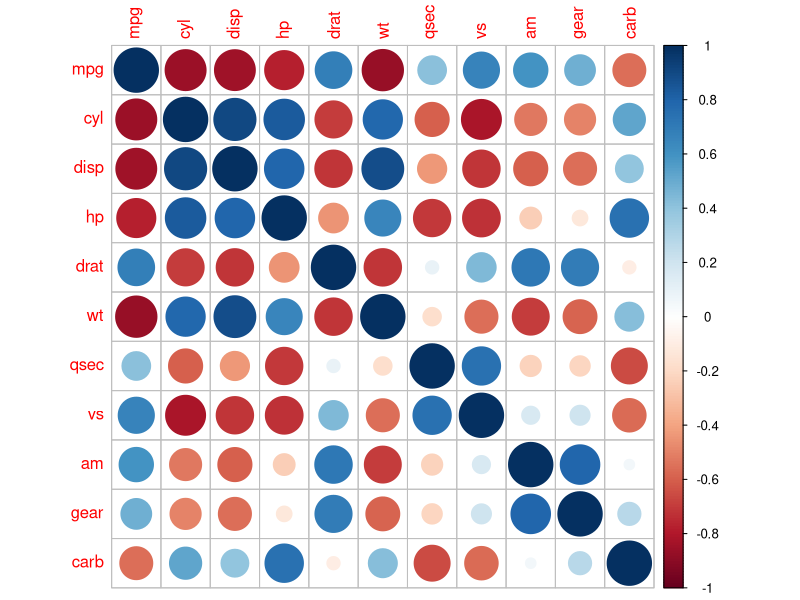
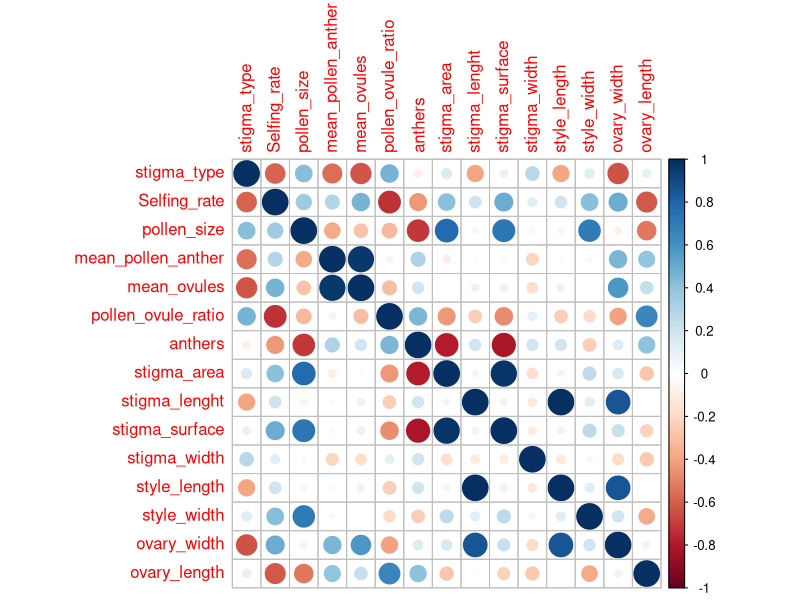
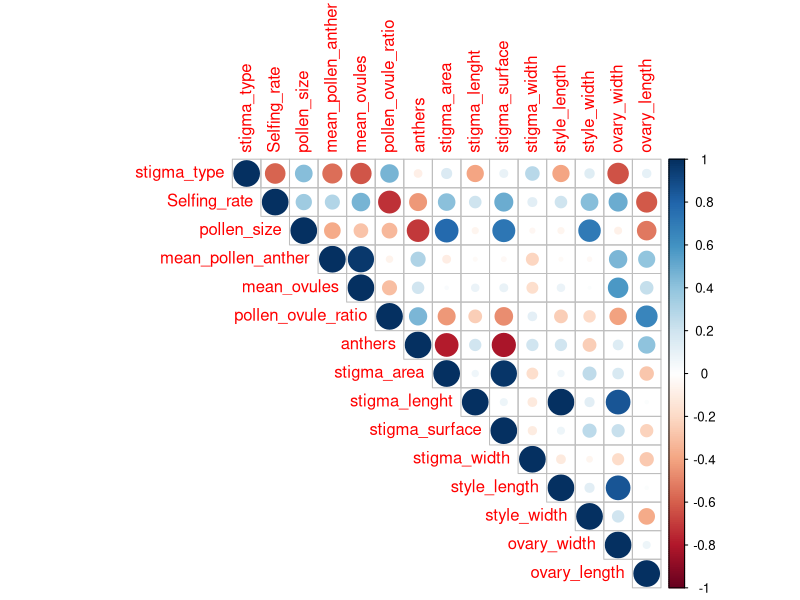

Generate these figures, in order, with R:
#install.packages("corrplot")
library(corrplot)

#I'm going to try to show our traits on this way
M <- cor(mtcars)
corrplot(M, method = "circle")

#We can kill two birds with one stone, showing the correlation and all the traits


a <- read.csv("Data/traits_all.csv")
a=a[,-c(1,2)]
a<- cor(a)

corrplot(a, method = "circle")
corrplot(a, type = "upper")
